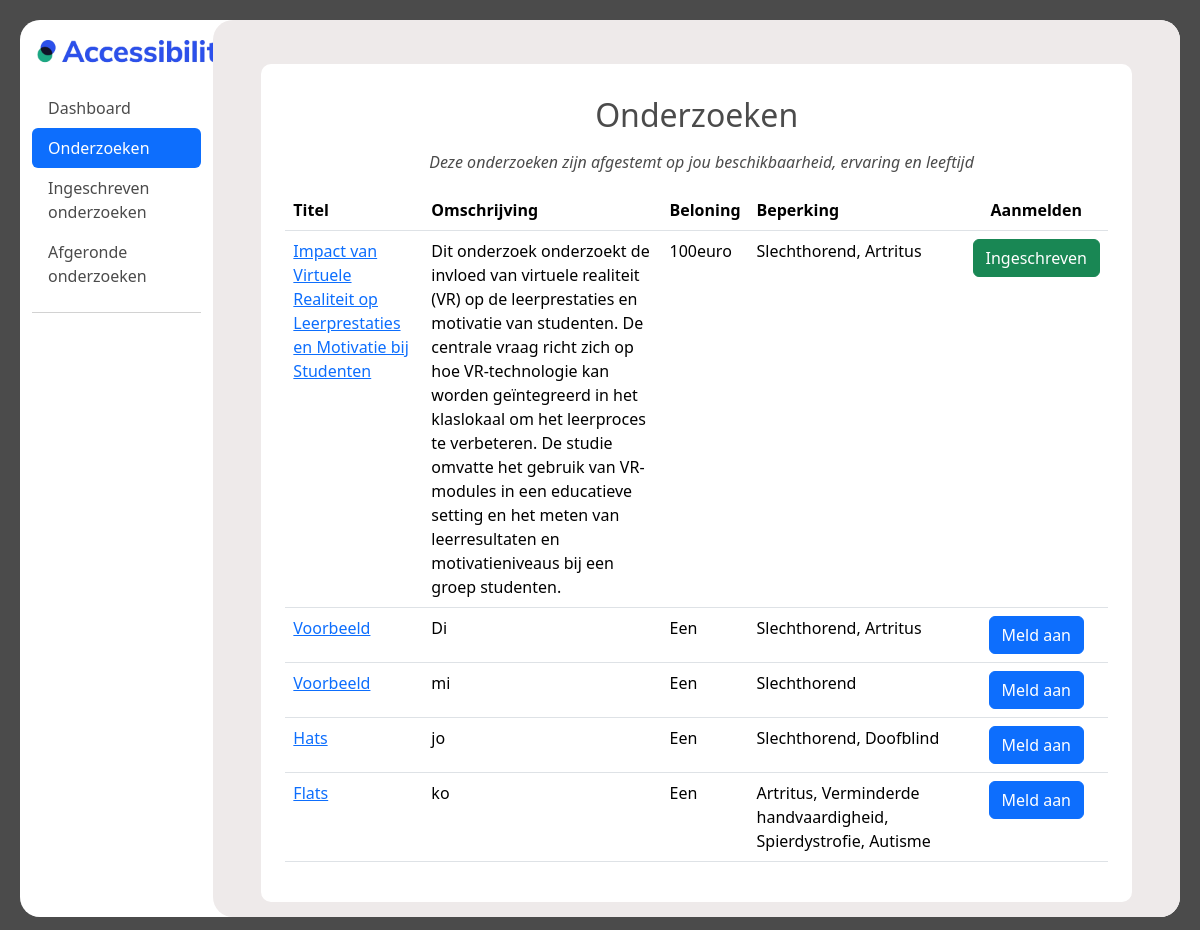
The page /ervaringsdeskundige/onderzoeken (signed in) on the database its author committed.
### main/models.py (models this page shows)
class Onderzoeken(models.Model):
    onderzoeks_id = models.AutoField(primary_key=True)
    organisatie = models.ForeignKey('Organisaties', models.DO_NOTHING)
    status = models.IntegerField()
    titel = models.TextField()
    omschrijving = models.TextField()
    datum_vanaf = models.DateTimeField()
    datum_tot = models.DateTimeField()
    soort_onderzoek = models.IntegerField()
    locatie = models.TextField(blank=True, null=True)
    met_beloning = models.IntegerField()
    beloning = models.TextField(blank=True, null=True)
    doelgroep_leeftijd_van = models.IntegerField()
    doelgroep_leeftijd_tot = models.IntegerField()
    contact_opgenomen = models.IntegerField()
    opmerkingen_beheerder = models.IntegerField(blank=True, null=True)
    type_onderzoek = models.ForeignKey('TypeOnderzoek', models.DO_NOTHING, db_column='type_onderzoek')
    class Meta:
        managed = False
        db_table = 'Onderzoeken'

class Beperkingen(models.Model):
    omschrijving = models.TextField()
    soort = models.TextField()
    class Meta:
        managed = False
        db_table = 'Beperkingen'

### ervaringsdeskundige/views.py (the view)
# urls.py: path('onderzoeken', views.onderzoeken, name="onderzoeken"),
@login_required
def onderzoeken(request):
    user = request.user
    user_age = user.age()
    user_available_from = user.beschikbaar_vanaf
    user_available_until = user.beschikbaar_tot
    limitations_user = BeperkingenErvaringsdeskundigen.objects.filter(ervaringsdeskundigen_id=user.id)
    limitations_ids = limitations_user.values_list('beperking_id', flat=True)
    filtered_investigations = BeperkingenOnderzoeken.objects.filter(beperking_id__in=limitations_ids)
    filtered_investigations_ids = filtered_investigations.values_list('onderzoeks_id', flat=True)
    investigations = Onderzoeken.objects.filter(
        doelgroep_leeftijd_van__lte=user_age,
        doelgroep_leeftijd_tot__gte=user_age,
        datum_vanaf__lte=user_available_until,
        datum_tot__gte=user_available_from,
        onderzoeks_id__in=filtered_investigations_ids
    )
    investigations_with_limitations = {}
    for investigation in investigations:
        limitation_ids = BeperkingenOnderzoeken.objects.filter(onderzoeks_id=investigation.onderzoeks_id).values_list('beperking_id', flat=True)
        limitations = Beperkingen.objects.filter(id__in=limitation_ids)
        existing = Deelnames.objects.filter(ervaringsdeskundige_id=user, onderzoeks_id=investigation.onderzoeks_id)
        status = 0
        if existing:
            status = 1
        investigations_with_limitations[investigation.onderzoeks_id] = {
            'onderzoek': investigation,
            'beperkingen': limitations,
            'status': status,
        }
    return render(
        request,
        "ervaringsdeskundige/onderzoeken.html",
        {"investigations": investigations_with_limitations},
    )

### ervaringsdeskundige/models.py (called while the page is built)
    def age(self):
        date_today = date.today()
        leeftijd = date_today.year - self.geboortedatum.year - ((date_today.month, date_today.day) < (self.geboortedatum.month, self.geboortedatum.day))
        return leeftijd

### templates/ervaringsdeskundige/onderzoeken.html (shortened to what this page needs)
{% extends "ervaringsdeskundige/base.html" %}
{% load static %}
{% block content %}
<div class="container-fluid" style="height: 94vh;">
    <div class="row">
        <nav id="sidebar" class="col-md-3 col-lg-2 d-md-block sidebar">
          <a href="#">
            <img style="margin: 20px; margin-left: 5px;" src="{% static 'images/logo_accessibility.png' %}" width="200px" alt="test">
          </a>
            <div class="position-sticky">
              <ul class="nav nav-pills flex-column mb-auto">
                <li class="nav-item">
                  <a href="/ervaringsdeskundige/dashboard"  class="nav-link menu_text">
                    Dashboard
                  </a>
                </li>
                <li>
                  <a href="/ervaringsdeskundige/onderzoeken" class="nav-link active" aria-current="page">
                    Onderzoeken
                  </a>
                </li>
                <li>
                  <a href="registered_investigations" class="nav-link menu_text">
                    Ingeschreven onderzoeken
                  </a>
                </li>
                <li>
                  <a href="#" class="nav-link menu_text">
                    Afgeronde onderzoeken
                  </a>
                </li>
              </ul>
              <hr>
            </div>
        </nav>
        <div style="height: 94vh;" id="dashboard_main" class="col-md-9 ms-sm-auto col-lg-10 px-md-4">
        <div id="dashboard_overflow">
        <main >
          <div style="padding-top: 20px;">
            <div id="custom_cont"  class="m-4 p-4">
              <table class="table custom_table p-3">
                <h2 class="p-2 text-center">Onderzoeken</h2>
                <p class="text-center" style="margin-left: 10px;"><em>Deze onderzoeken zijn afgestemt op jou beschikbaarheid, ervaring en leeftijd</em></p>
                  <thead>
                  <tr>
                      <th class="float-left" scope="col">Titel</th>
                      <th class="float-left" scope="col">Omschrijving</th>
                      <th class="float-left" scope="col">Beloning</th>
                      <th class="float-left" scope="col">Beperking</th>
                      <th class="text-center" scope="col">Aanmelden</th>
                  </tr>
                  </thead>
                  <tbody>
                    {% for investigation_id, data in investigations.items %}
                        <tr>
                    <td><a href="inspect_investigation/{{ data.onderzoek.onderzoeks_id }}">{{ data.onderzoek.titel }}</a></td>
                    <td>{{ data.onderzoek.omschrijving }}</td>
                    <td>{% if data.onderzoek.met_beloning == 1 %}
                            {{ data.onderzoek.beloning }}
                        {% else %}
                            Geen beloning beschikbaar
                        {% endif %}</td>
                    <td>
                      <div style="width: 200px;" class="text-wrap">
                          {% for limitation in data.beperkingen %}
                              {{ limitation.omschrijving }}{% if not forloop.last %},{% endif %}
                          {% endfor %}
                        </div>
                    </td>
                    <td class="text-center">
                        <form method="post" action="investigation/{{ data.onderzoek.onderzoeks_id }}">
                          {% if data.status == 0 %}
                          <button type="submit" class="btn btn-primary">Meld aan</button>
                          {% endif %}
                        </form>
                          {% if data.status == 1 %}
                          <button class="btn btn-success">Ingeschreven</button>
                          {% endif %}
                    </td>
                  </tr>
                    {% endfor %}
                  </tbody>
              </table>
          </div>
            </div>
      </main>
    </div>
    </div>
    </div>
</div>
{% endblock %}

### static/css/main.css (style rules this page uses)
:root { --background-light: #f5f5f5; --background-dark: #1f1f1f; --text-light: #4b4b4b; --text-dark: #ffffff; --accent-light: #9faecb; --accent-dark: #848484; --card-background-light: #ffffff; --card-background-dark: #393a69; --card-shadow-light: #bbbbbb; --card-shadow-dark: #7a7a7a; --border-light: #dddddd; --border-dark: #333333; --link-light: #007bff; --link-dark: #ff7f50; }
p { margin-top: 0; margin-bottom: 1rem; }
#custom_cont:not(.dark) { background-color: white; border-radius: 10px; }
.table { padding: 10px; }
body:not(.dark) { background-color: var(--text-light); color: var(--text-light); }
#sidebar { border-radius: 20px; }
#dashboard_main:not(.dark) { border-radius: 20px; background-color: #eeeaea; }
#dashboard_overflow { overflow-y: auto; max-height: 94vh; height: 100%; }
.custom_table:not(.dark) { background-color: #ffffff; color: var(--text-light); }
.menu_text:not(.dark) { color: var(--text-light); }

### rows shown on the page
Onderzoeken: onderzoek.titel "Impact van Virtuele Realiteit op Leerprestaties en Motivatie bij Studenten", onderzoek.omschrijving "Dit onderzoek onderzoekt de invloed van virtuele realiteit (VR) op de leerprestaties en motivatie van studenten. De centrale vraag richt zich op hoe VR-technologie kan worden geïntegreerd in het klaslokaal om het leerproces te verbeteren. De studie omvatte het gebruik van VR-modules in een educatieve setting en het meten van leerresultaten en motivatieniveaus bij een groep studenten.", onderzoek.beloning "100euro", shows "Ingeschreven"
Beperkingen: omschrijving "Slechthorend"
Beperkingen: omschrijving "Artritus"
Onderzoeken: onderzoek.titel "Voorbeeld", onderzoek.omschrijving "Di", onderzoek.beloning "Een", shows "Meld aan"
Onderzoeken: onderzoek.titel "Voorbeeld", onderzoek.omschrijving "mi", onderzoek.beloning "Een", shows "Meld aan"
Onderzoeken: onderzoek.titel "Hats", onderzoek.omschrijving "jo", onderzoek.beloning "Een", shows "Meld aan"
Beperkingen: omschrijving "Doofblind"
Onderzoeken: onderzoek.titel "Flats", onderzoek.omschrijving "ko", onderzoek.beloning "Een", shows "Meld aan"
Beperkingen: omschrijving "Verminderde handvaardigheid"
Beperkingen: omschrijving "Spierdystrofie"
Beperkingen: omschrijving "Autisme"
